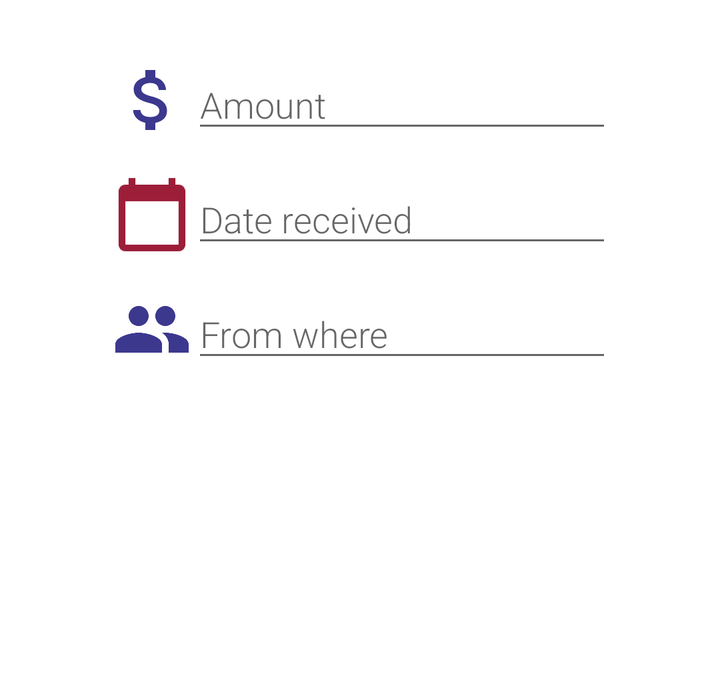
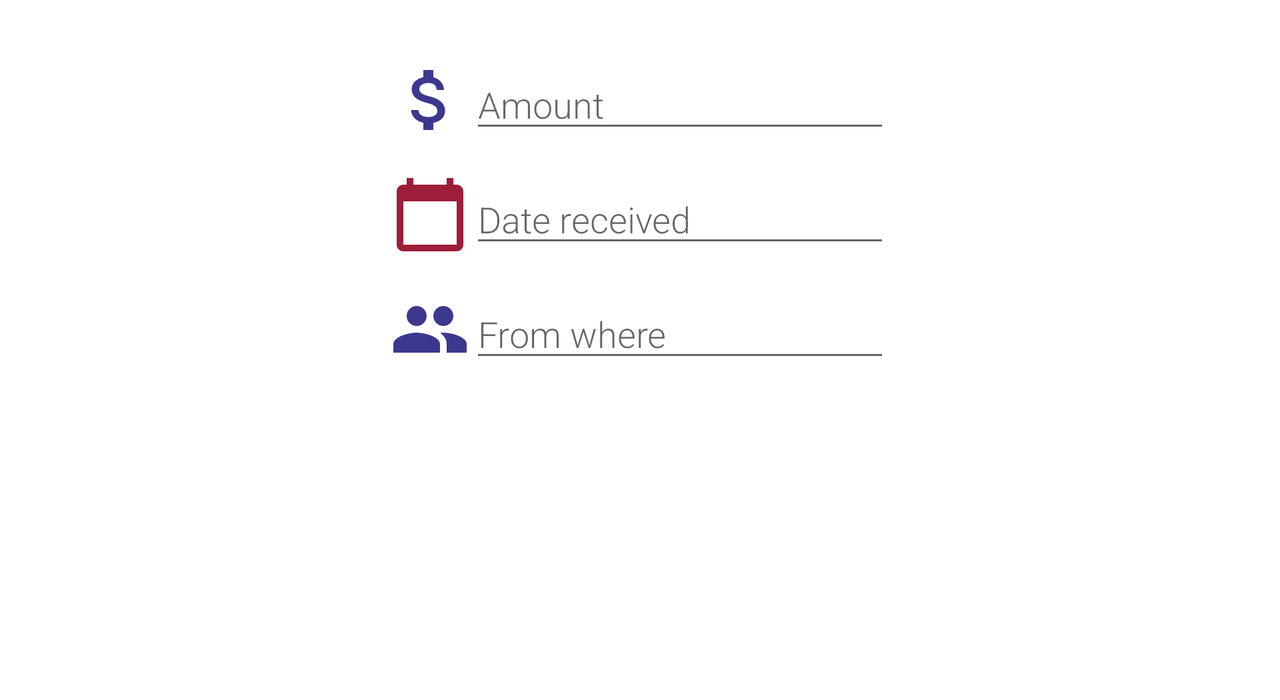

Compare how this app lays out the same screen by default and in its alternative resource folder. The renders come first, then the two layout files and the values they reference.
<!-- AndroidManifest.xml: application theme Theme.Give10 -->
<!-- res/layout/content_add_income.xml -->
<?xml version="1.0" encoding="utf-8"?>
<LinearLayout xmlns:android="http://schemas.android.com/apk/res/android"
    xmlns:app="http://schemas.android.com/apk/res-auto"
    android:layout_width="match_parent"
    android:layout_height="@dimen/dialog_height"
    android:gravity="center_horizontal"
    android:orientation="vertical"
    app:layout_behavior="@string/appbar_scrolling_view_behavior">

    <LinearLayout
        android:layout_width="wrap_content"
        android:layout_height="wrap_content"
        android:layout_gravity="center_vertical"
        android:layout_marginStart="?actionBarSize"
        android:layout_marginLeft="?actionBarSize"
        android:layout_marginTop="@dimen/top_margin"
        app:layout_constraintStart_toEndOf="@id/v_margin"
        app:layout_constraintTop_toBottomOf="@id/h_margin">

        <ImageView
            android:id="@+id/amount_icon"
            android:layout_width="40dp"
            android:layout_height="40dp"
            android:src="@drawable/ic_baseline_attach_money_24"
            app:layout_constraintStart_toEndOf="@+id/v_margin"
            app:layout_constraintTop_toBottomOf="@+id/h_margin" />

        <EditText
            android:id="@+id/t_add_amount"
            style="@style/enter_dollar_text_style"
            android:hint="@string/amount" />

    </LinearLayout>

    <LinearLayout
        android:layout_width="wrap_content"
        android:layout_height="wrap_content"
        android:layout_gravity="center_vertical"
        android:layout_marginStart="?actionBarSize"
        android:layout_marginLeft="?actionBarSize"
        android:layout_marginTop="@dimen/fab_margin"
        app:layout_constraintStart_toEndOf="@id/v_margin"
        app:layout_constraintTop_toBottomOf="@id/h_margin">

        <ImageView
            android:id="@+id/date_icon"
            android:layout_width="40dp"
            android:layout_height="40dp"
            android:src="@drawable/ic_baseline_calendar_today_24"
            app:layout_constraintStart_toEndOf="@+id/v_margin"
            app:layout_constraintTop_toBottomOf="@+id/h_margin" />

        <EditText
            android:id="@+id/date_income"
            style="@style/enter_date_text_style"
            android:hint="@string/date_received" />
    </LinearLayout>

    <LinearLayout
        android:layout_width="wrap_content"
        android:layout_height="wrap_content"
        android:layout_gravity="center_vertical"
        android:layout_marginStart="?actionBarSize"
        android:layout_marginLeft="?actionBarSize"
        android:layout_marginTop="@dimen/fab_margin"
        android:layout_marginBottom="?actionBarSize"
        app:layout_constraintStart_toEndOf="@id/v_margin"
        app:layout_constraintTop_toBottomOf="@id/h_margin">

        <ImageView
            android:id="@+id/person"
            android:layout_width="40dp"
            android:layout_height="40dp"
            android:src="@drawable/ic_baseline_people_24"
            app:layout_constraintStart_toEndOf="@+id/v_margin"
            app:layout_constraintTop_toBottomOf="@+id/h_margin" />

        <EditText
            android:id="@+id/source"
            style="@style/enter_source_text_style"
            android:hint="@string/from_where" />
    </LinearLayout>
</LinearLayout>
<!-- resources referenced by this layout -->
<resources>
  <dimen name="dialog_height">350dp</dimen>
  <dimen name="fab_margin">16dp</dimen>
  <dimen name="top_margin">30dp</dimen>
  <!-- drawable ic_baseline_attach_money_24 (drawable) -->
  <vector android:height="24dp" android:tint="#3C388E"
      android:viewportHeight="24" android:viewportWidth="24"
      android:width="24dp" xmlns:android="http://schemas.android.com/apk/res/android">
      <path android:fillColor="@android:color/white" android:pathData="M11.8,10.9c-2.27,-0.59 -3,-1.2 -3,-2.15 0,-1.09 1.01,-1.85 2.7,-1.85 1.78,0 2.44,0.85 2.5,2.1h2.21c-0.07,-1.72 -1.12,-3.3 -3.21,-3.81V3h-3v2.16c-1.94,0.42 -3.5,1.68 -3.5,3.61 0,2.31 1.91,3.46 4.7,4.13 2.5,0.6 3,1.48 3,2.41 0,0.69 -0.49,1.79 -2.7,1.79 -2.06,0 -2.87,-0.92 -2.98,-2.1h-2.2c0.12,2.19 1.76,3.42 3.68,3.83V21h3v-2.15c1.95,-0.37 3.5,-1.5 3.5,-3.55 0,-2.84 -2.43,-3.81 -4.7,-4.4z"/>
  </vector>
  <!-- drawable ic_baseline_calendar_today_24 (drawable) -->
  <vector android:height="24dp" android:tint="#9D1E39"
      android:viewportHeight="24" android:viewportWidth="24"
      android:width="24dp" xmlns:android="http://schemas.android.com/apk/res/android">
      <path android:fillColor="@android:color/white" android:pathData="M20,3h-1L19,1h-2v2L7,3L7,1L5,1v2L4,3c-1.1,0 -2,0.9 -2,2v16c0,1.1 0.9,2 2,2h16c1.1,0 2,-0.9 2,-2L22,5c0,-1.1 -0.9,-2 -2,-2zM20,21L4,21L4,8h16v13z"/>
  </vector>
  <!-- drawable ic_baseline_people_24 (drawable) -->
  <vector android:height="24dp" android:tint="#3C388E"
      android:viewportHeight="24" android:viewportWidth="24"
      android:width="24dp" xmlns:android="http://schemas.android.com/apk/res/android">
      <path android:fillColor="@android:color/white" android:pathData="M16,11c1.66,0 2.99,-1.34 2.99,-3S17.66,5 16,5c-1.66,0 -3,1.34 -3,3s1.34,3 3,3zM8,11c1.66,0 2.99,-1.34 2.99,-3S9.66,5 8,5C6.34,5 5,6.34 5,8s1.34,3 3,3zM8,13c-2.33,0 -7,1.17 -7,3.5L1,19h14v-2.5c0,-2.33 -4.67,-3.5 -7,-3.5zM16,13c-0.29,0 -0.62,0.02 -0.97,0.05 1.16,0.84 1.97,1.97 1.97,3.45L17,19h6v-2.5c0,-2.33 -4.67,-3.5 -7,-3.5z"/>
  </vector>
  <string name="amount">Amount</string>
  <string name="date_received">Date received</string>
  <string name="from_where">From where</string>
  <style name="enter_date_text_style">
          <item name="android:layout_width">wrap_content</item>
          <item name="android:ems">10</item>
          <item name="android:layout_height">wrap_content</item>
          <item name="android:fontFamily">sans-serif-light</item>
          <item name="android:inputType">date</item>
      </style>
  <style name="enter_dollar_text_style">
          <item name="android:layout_width">wrap_content</item>
          <item name="android:ems">10</item>
          <item name="android:fontFamily">sans-serif-light</item>
          <item name="android:layout_height">wrap_content</item>
          <item name="android:inputType">numberDecimal</item>
      </style>
  <style name="enter_source_text_style">
          <item name="android:layout_width">wrap_content</item>
          <item name="android:ems">10</item>
          <item name="android:layout_height">wrap_content</item>
          <item name="android:fontFamily">sans-serif-light</item>
          <item name="android:inputType">text</item>
      </style>
  <color name="primaryColor">#388e3c</color>
  <color name="primaryDarkColor">#00600f</color>
  <color name="primaryTextColor">#000000</color>
  <color name="secondaryColor">#455a64</color>
  <color name="secondaryDarkColor">#1c313a</color>
  <color name="secondaryTextColor">#e3e3e3</color>
  <color name="accentColor">#3C388E</color>
</resources>
<!-- res/layout-land/content_add_income.xml (the repository's variant of the layout above) -->
<!-- drawn on the phone turned sideways -->
<?xml version="1.0" encoding="utf-8"?>
<LinearLayout xmlns:android="http://schemas.android.com/apk/res/android"
    xmlns:app="http://schemas.android.com/apk/res-auto"
    xmlns:tools="http://schemas.android.com/tools"
    android:layout_width="wrap_content"
    android:layout_height="@dimen/dialog_height"
    android:layout_gravity="center"
    android:orientation="vertical"
    app:layout_behavior="@string/appbar_scrolling_view_behavior">


    <LinearLayout
        android:layout_width="wrap_content"
        android:layout_height="wrap_content"
        android:layout_gravity="center_vertical"
        android:layout_marginTop="@dimen/top_margin"
        app:layout_constraintStart_toEndOf="@id/v_margin"
        app:layout_constraintTop_toBottomOf="@id/h_margin">

        <ImageView
            android:id="@+id/amount_icon"
            android:layout_width="40dp"
            android:layout_height="40dp"
            android:src="@drawable/ic_baseline_attach_money_24"
            app:layout_constraintStart_toEndOf="@+id/v_margin"
            app:layout_constraintTop_toBottomOf="@+id/h_margin" />

        <EditText
            android:id="@+id/t_add_amount"
            style="@style/enter_dollar_text_style"
            android:hint="@string/amount" />

    </LinearLayout>

    <LinearLayout
        android:layout_width="wrap_content"
        android:layout_height="wrap_content"
        android:layout_gravity="center_vertical"
        android:layout_marginTop="@dimen/fab_margin"
        app:layout_constraintStart_toEndOf="@id/v_margin"
        app:layout_constraintTop_toBottomOf="@id/h_margin">

        <ImageView
            android:id="@+id/date_icon"
            android:layout_width="40dp"
            android:layout_height="40dp"
            android:src="@drawable/ic_baseline_calendar_today_24"
            app:layout_constraintStart_toEndOf="@+id/v_margin"
            app:layout_constraintTop_toBottomOf="@+id/h_margin" />

        <EditText
            android:id="@+id/date_income"
            android:hint="@string/date_received"
            android:onClick="selectDate"
            style="@style/enter_date_text_style" />
    </LinearLayout>

    <LinearLayout
        android:layout_width="wrap_content"
        android:layout_height="wrap_content"
        android:layout_gravity="center_vertical"
        android:layout_marginTop="@dimen/fab_margin"
        app:layout_constraintStart_toEndOf="@id/v_margin"
        app:layout_constraintTop_toBottomOf="@id/h_margin">

        <ImageView
            android:id="@+id/person"
            android:layout_width="40dp"
            android:layout_height="40dp"
            android:src="@drawable/ic_baseline_people_24"
            app:layout_constraintStart_toEndOf="@+id/v_margin"
            app:layout_constraintTop_toBottomOf="@+id/h_margin" />

        <EditText
            android:id="@+id/source"
            android:hint="@string/from_where"
            style="@style/enter_source_text_style" />
    </LinearLayout>

    <View
        android:id="@+id/spacer"
        android:layout_width="match_parent"
        android:layout_height="?actionBarSize" />

</LinearLayout>
